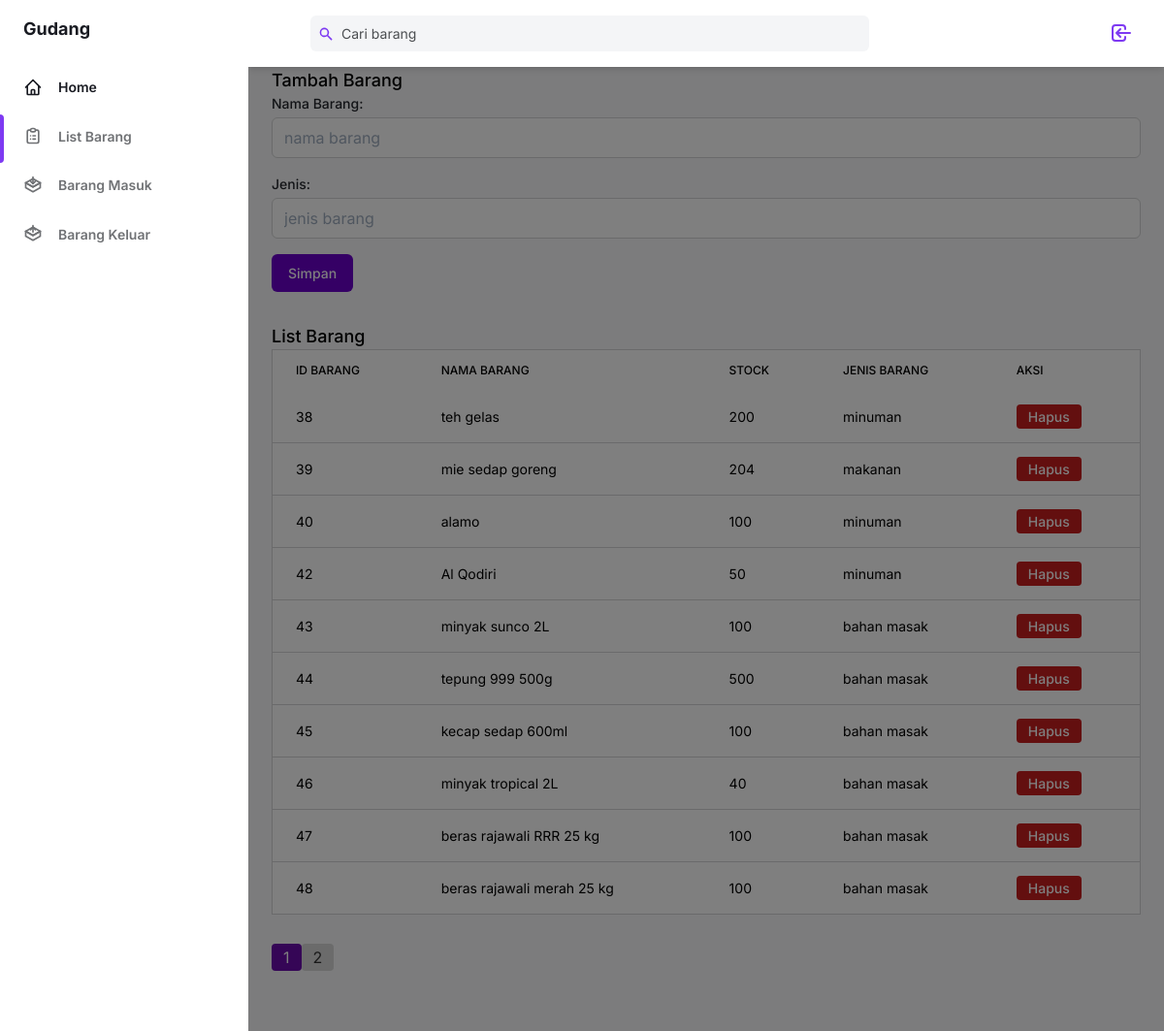
The page /tambah_barang.php (signed in) on the database its author committed.
### tables this page shows
CREATE TABLE `barang` (
  `id_barang` int(11) NOT NULL,
  `nama_barang` varchar(255) DEFAULT NULL,
  `stock` int(11) DEFAULT NULL,
  `jenis` varchar(20) NOT NULL
);

### tambah_barang.php (the view, shortened to what this page needs)
<?php
include 'config.php';
$limit = 10;
$page = isset($_GET['page']) ? $_GET['page'] : 1;
$offset = ($page - 1) * $limit;
$query_barang = "SELECT * FROM barang LIMIT $limit OFFSET $offset";
$result_barang = $connect->query($query_barang);
$total_barang = $connect->query("SELECT COUNT(*) AS total FROM barang")->fetch_assoc()['total'];
$total_pages = ceil($total_barang / $limit);
?>
<!DOCTYPE html>
<html :class="{ 'theme-dark': dark }" x-data="data()" lang="en">
  <head>
    <link rel="stylesheet" href="./assets/css/tailwind.output.css" />
    <link
      rel="stylesheet"
      href="https://cdnjs.cloudflare.com/ajax/libs/Chart.js/2.9.3/Chart.min.css"
    />
    <link rel="stylesheet" href="./assets/css/baru.css">
  </head>
  <body>
    <div
      class="flex h-screen bg-gray-50 dark:bg-gray-900"
      :class="{ 'overflow-hidden': isSideMenuOpen }"
    >
      <aside
        class="z-20 hidden w-64 overflow-y-auto bg-white dark:bg-gray-800 md:block flex-shrink-0"
      >
        <div class="py-4 text-gray-500 dark:text-gray-400">
          <a
            class="ml-6 text-lg font-bold text-gray-800 dark:text-gray-200"
            href="#"
          >
            Gudang
          </a>
          <ul class="mt-6">
            <li class="relative px-6 py-3">
              <a
                class="inline-flex items-center w-full text-sm font-semibold text-gray-800 transition-colors duration-150 hover:text-gray-800 dark:hover:text-gray-200 dark:text-gray-100"
                href="index.php"
              >
                <svg
                  class="w-5 h-5"
                  aria-hidden="true"
                  fill="none"
                  stroke-linecap="round"
                  stroke-linejoin="round"
                  stroke-width="2"
                  viewBox="0 0 24 24"
                  stroke="currentColor"
                >
                  <path
                    d="M3 12l2-2m0 0l7-7 7 7M5 10v10a1 1 0 001 1h3m10-11l2 2m-2-2v10a1 1 0 01-1 1h-3m-6 0a1 1 0 001-1v-4a1 1 0 011-1h2a1 1 0 011 1v4a1 1 0 001 1m-6 0h6"
                  ></path>
                </svg>
                <span class="ml-4">Home</span>
              </a>
            </li>
          </ul>
          <ul>
            <li class="relative px-6 py-3">
            <span
                class="absolute inset-y-0 left-0 w-1 bg-purple-600 rounded-tr-lg rounded-br-lg"
                aria-hidden="true"
              ></span>
              <a
                class="inline-flex items-center w-full text-sm font-semibold transition-colors duration-150 hover:text-gray-800 dark:hover:text-gray-200"
                href="tambah_barang.php"
              >
                <span class="ml-4">List Barang</span>
              </a>
            </li>
            <li class="relative px-6 py-3">
              <a
                class="inline-flex items-center w-full text-sm font-semibold transition-colors duration-150 hover:text-gray-800 dark:hover:text-gray-200"
                href="barang_masuk.php"
              >
                <span class="ml-4">Barang Masuk</span>
              </a>
            </li>
            <li class="relative px-6 py-3">
              <a
                class="inline-flex items-center w-full text-sm font-semibold transition-colors duration-150 hover:text-gray-800 dark:hover:text-gray-200"
                href="barang_keluar.php"
              >
                <span class="ml-4">Barang Keluar</span>
              </a>
            </li>
          </ul>
        </div>
      </aside>
      <div
        x-show="isSideMenuOpen"
        x-transition:enter="transition ease-in-out duration-150"
        x-transition:enter-start="opacity-0"
        x-transition:enter-end="opacity-100"
        x-transition:leave="transition ease-in-out duration-150"
        x-transition:leave-start="opacity-100"
        x-transition:leave-end="opacity-0"
        class="fixed inset-0 z-10 flex items-end bg-black bg-opacity-50 sm:items-center sm:justify-center"
      ></div>
      <div class="flex flex-col flex-1 w-full">
        <header class="z-10 py-4 bg-white shadow-md dark:bg-gray-800">
          <div
            class="container flex items-center justify-between h-full px-6 mx-auto text-purple-600 dark:text-purple-300"
          >
            <div class="flex justify-center flex-1 lg:mr-32">
              <div
                class="relative w-full max-w-xl mr-6 focus-within:text-purple-500"
              >
                <div class="absolute inset-y-0 flex items-center pl-2">
                  <svg
                    class="w-4 h-4"
                    aria-hidden="true"
                    fill="currentColor"
                    viewBox="0 0 20 20"
                  >
                    <path
                      fill-rule="evenodd"
                      d="M8 4a4 4 0 100 8 4 4 0 000-8zM2 8a6 6 0 1110.89 3.476l4.817 4.817a1 1 0 01-1.414 1.414l-4.816-4.816A6 6 0 012 8z"
                      clip-rule="evenodd"
                    ></path>
                  </svg>
                </div>
                <input
                  class="w-full pl-8 pr-2 text-sm text-gray-700 placeholder-gray-600 bg-gray-100 border-0 rounded-md dark:placeholder-gray-500 dark:focus:shadow-outline-gray dark:focus:placeholder-gray-600 dark:bg-gray-700 dark:text-gray-200 focus:placeholder-gray-500 focus:bg-white focus:border-purple-300 focus:outline-none focus:shadow-outline-purple form-input"
                  type="text"
                  placeholder="Cari barang"
                  aria-label="Search"
                />
              </div>
            </div>
            <ul class="flex items-center flex-shrink-0 space-x-6">
              <li class="flex">
                <button>
                      <a
                        class="inline-flex items-center w-full px-2 py-1 text-sm font-semibold transition-colors duration-150 rounded-md hover:bg-gray-100 hover:text-gray-800 dark:hover:bg-gray-800 dark:hover:text-gray-200"
                        href="logout.php"
                      >
                        <svg
                          class="w-6 h-6"
                          aria-hidden="true"
                          fill="none"
                          stroke-linecap="round"
                          stroke-linejoin="round"
                          stroke-width="2"
                          viewBox="0 0 24 24"
                          stroke="currentColor"
                        >
                          <path
                            d="M11 16l-4-4m0 0l4-4m-4 4h14m-5 4v1a3 3 0 01-3 3H6a3 3 0 01-3-3V7a3 3 0 013-3h7a3 3 0 013 3v1"
                          ></path>
                        </svg>
                      </a>
                  </button>
                </li>
            </ul>
          </div>
        </header>
    <main class="h-full pb-16 overflow-y-auto">
          <div class="container px-6 mx-auto grid">
            <div class="container">
        <h1 class="text-lg leading-3 font-medium text-gray-900 dark:text-gray-200">Tambah Barang</h1>
        <form action="tambah_barang.php" method="post" class="mt-5">
            <div class="mb-4">
                <label for="nama_barang" class="block text-sm font-medium text-gray-700 dark:text-gray-200">Nama Barang:</label>
                <input type="text" name="nama_barang" id="nama_barang" class="mt-1 block w-full px-3 py-2 bg-white border border-gray-300 rounded-md shadow-sm dark:border-gray-600 dark:bg-gray-700 focus:border-purple-400 focus:outline-none focus:shadow-outline-purple dark:text-gray-300 dark:focus:shadow-outline-gray sm:text-sm" placeholder="nama barang" required>
            </div>
            <div class="mb-4">
                <label for="jenis" class="block text-sm font-medium text-gray-700 dark:text-gray-200">Jenis:</label>
                <input type="text" name="jenis" id="jenis" class="mt-1 block w-full px-3 py-2 bg-white border border-gray-300 rounded-md shadow-sm dark:border-gray-600 dark:bg-gray-700 focus:border-purple-400 focus:outline-none focus:shadow-outline-purple dark:text-gray-300 dark:focus:shadow-outline-gray sm:text-sm" placeholder="jenis barang" required>
            </div>
            <input type="submit" name="simpan" value="Simpan" class="inline-flex justify-center py-2 px-4 border border-transparent shadow-sm text-sm font-medium rounded-md text-white focus:outline-none focus:ring-2 focus:ring-offset-2 focus:ring-indigo-500" style="background-color: #6A00CC; hover: background-color: #7A00DD;">
        </form>
        <h1 class="text-lg leading-3 font-medium text-gray-900 dark:text-gray-200 mt-8">List Barang</h1>
        <div class="overflow-x-auto">
        <table class="min-w-full w-full bg-white border border-gray-200 dark:bg-gray-800 dark:border-gray-700">
          <thead class="bg-gray-800">
            <tr>
                <th scope="col" class="px-6 py-3 text-left text-xs font-medium text-gray-300 dark:text-gray-200 uppercase tracking-wider">ID Barang</th>
                <th scope="col" class="px-6 py-3 text-left text-xs font-medium text-gray-300 dark:text-gray-200 uppercase tracking-wider">Nama Barang</th>
                <th scope="col" class="px-6 py-3 text-left text-xs font-medium text-gray-300 dark:text-gray-200 uppercase tracking-wider">Stock</th>
                <th scope="col" class="px-6 py-3 text-left text-xs font-medium text-gray-300 dark:text-gray-200 uppercase tracking-wider">Jenis Barang</th>
                <th scope="col" class="px-6 py-3 text-left text-xs font-medium text-gray-300 dark:text-gray-200 uppercase tracking-wider">Aksi</th>
            </tr>
          </thead>
            <tbody class="bg-gray-900 divide-y divide-gray-700">
              <?php
              $result_barang->data_seek(0);
              if ($result_barang->num_rows > 0) {
                while ($row = $result_barang->fetch_assoc()) {
                    echo "<tr>
                            <td class='px-6 py-4 whitespace-nowrap text-sm text-gray-300 dark:text-gray-200'>" . $row['id_barang'] . "</td>
                            <td class='px-6 py-4 whitespace-nowrap text-sm text-gray-300 dark:text-gray-200'>" . $row['nama_barang'] . "</td>
                            <td class='px-6 py-4 whitespace-nowrap text-sm text-gray-300 dark:text-gray-200'>" . $row['stock'] . "</td>
                            <td class='px-6 py-4 whitespace-nowrap text-sm text-gray-300 dark:text-gray-200'>" . $row['jenis'] . "</td>
                            <td class='px-6 py-4 whitespace-nowrap text-right text-sm font-medium'>
                            <a href='barang_hapus.php?id=" . $row["id_barang"] . "' style='background-color: #c81e1e;' class='text-white px-3 py-1 rounded hover:bg-red-700'>Hapus</a>
                            </td>
                          </tr>";
                }
            } else {
                echo "<tr><td colspan='4' class='px-6 py-4 whitespace-nowrap text-sm text-gray-300'>Tidak ada data barang</td></tr>";
            }
            ?>
            </tbody>
        </table>
      </div>
        <nav class="mt-8">
          <ul class="pagination flex">
            <?php for ($i = 1; $i <= $total_pages; $i++) { ?>
                <li class="page-item <?php if ($i == $page) echo 'active'; ?>">
                <a class="page-link px-3 py-1 rounded mx-1 <?php if ($i == $page) echo 'bg-active'; else echo 'bg-inactive'; ?>" href="tambah_barang.php?page=<?= $i; ?>"><?= $i; ?></a>
                </li>
            <?php } ?>
            </ul>
          </nav>
      </div>
    </main>
  </div>
</body>
</html>

### assets/css/baru.css (style rules this page uses)
.bg-active { background-color: #6a0dad; color: white; }
.bg-inactive { background-color: #d7d7d7; color: #333; }

### rows shown on the page
barang: id_barang "38", nama_barang "teh gelas", stock "200", jenis "minuman"
barang: id_barang "39", nama_barang "mie sedap goreng", stock "204", jenis "makanan"
barang: id_barang "40", nama_barang "alamo", stock "100", jenis "minuman"
barang: id_barang "42", nama_barang "Al Qodiri", stock "50", jenis "minuman"
barang: id_barang "43", nama_barang "minyak sunco 2L", stock "100", jenis "bahan masak"
barang: id_barang "44", nama_barang "tepung 999 500g", stock "500", jenis "bahan masak"
barang: id_barang "45", nama_barang "kecap sedap 600ml", stock "100", jenis "bahan masak"
barang: id_barang "46", nama_barang "minyak tropical 2L", stock "40", jenis "bahan masak"
barang: id_barang "47", nama_barang "beras rajawali RRR 25 kg", stock "100", jenis "bahan masak"
barang: id_barang "48", nama_barang "beras rajawali merah 25 kg", stock "100", jenis "bahan masak"
